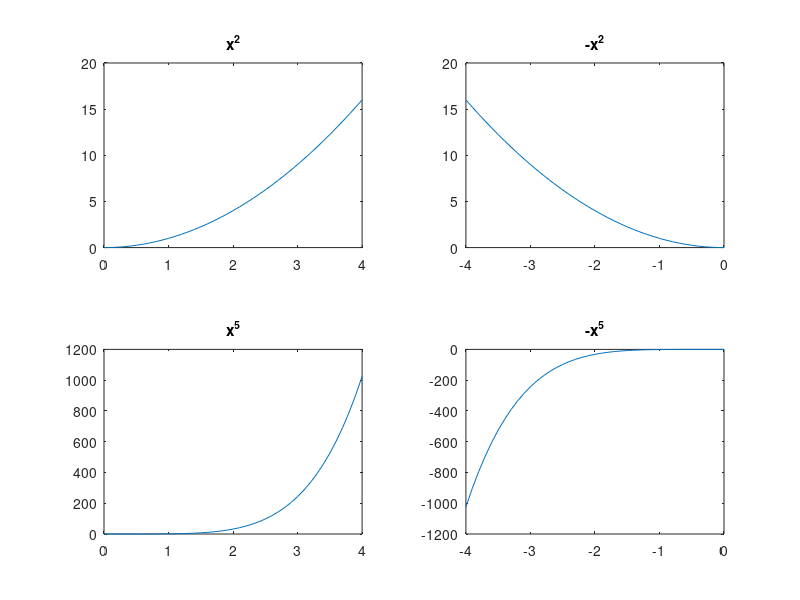

MATLAB code to generate this figure:
clc
clear
close all

t1=0:.1:4;
t2=0:-.1:-4;

%even
x1=t1.^2;
x2=t2.^2;

%odd
x3=t1.^5;
x4=t2.^5;

subplot(221)
plot (t1,x1)
title('x^2');

subplot(222)
plot (t2,x2)
title('-x^2');

subplot(223)
plot (t1,x3)
title('x^5');

subplot(224)
plot (t2,x4)
title('-x^5');
